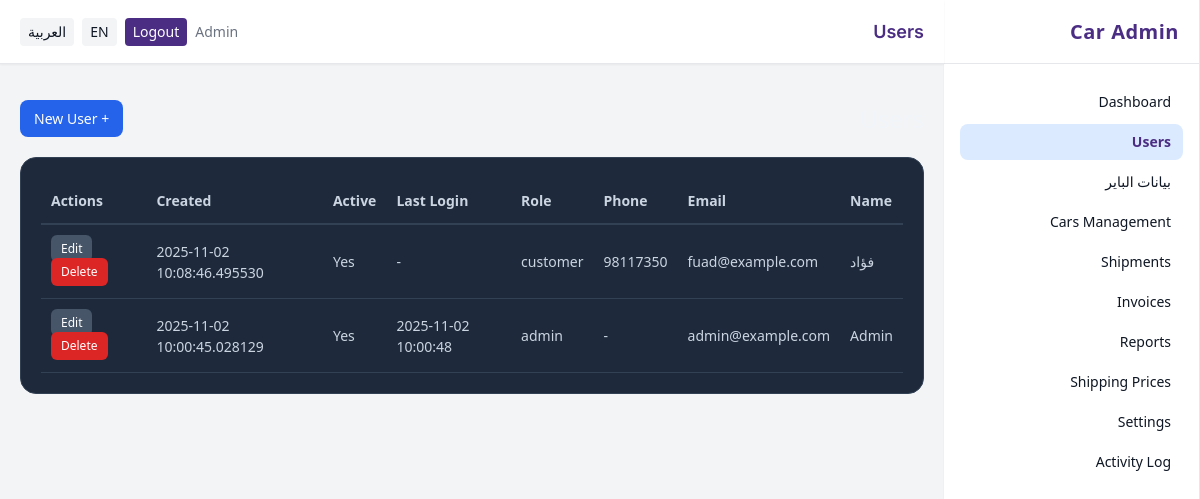
Page /admin/users (signed in) on the committed database.
### app/models.py (models this page shows, shortened)
class User(db.Model, UserMixin):
    __tablename__ = "users"
    id = db.Column(db.Integer, primary_key=True)
    name = db.Column(db.String(150))
    email = db.Column(db.String(180), unique=True, index=True)
    phone = db.Column(db.String(50))
    password_hash = db.Column(db.String(200))
    role_id = db.Column(db.Integer, db.ForeignKey("roles.id"))
    active = db.Column(db.Boolean, default=True)
    created_at = db.Column(db.DateTime, default=datetime.utcnow)
    last_login_at = db.Column(db.DateTime)
    role = db.relationship("Role")
    @property
    def is_active(self):
        return bool(self.active)

class Role(db.Model):
    __tablename__ = "roles"
    id = db.Column(db.Integer, primary_key=True)
    name = db.Column(db.String(50), unique=True, nullable=False)

### app/blueprints/admin/routes.py (the view)
@admin_bp.route("/users")
@role_required("admin")
def users_list():
    q = db.session.query(User)
    role = request.args.get("role")
    active = request.args.get("active")
    if role:
        q = q.join(Role, isouter=True).filter(Role.name == role)
    if active in ("true", "false"):
        q = q.filter(User.active.is_(active == "true"))
    users = q.order_by(User.created_at.desc()).all()
    return render_template("admin/users.html", users=users)

### app/security.py (called while the page is built)
def _canonicalize_role(role_name: str | None) -> str | None:
    if not role_name:
        return None
    name = role_name.strip().lower()
    synonyms = {
        "staff": "employee",
        "employees": "employee",
    }
    return synonyms.get(name, name)

def role_required(*allowed_roles: str) -> Callable:
    normalized_allowed = {
        r for r in (_canonicalize_role(r) for r in allowed_roles) if r is not None
    }
    def decorator(view_func: Callable) -> Callable:
        @wraps(view_func)
        @login_required
        def wrapper(*args, **kwargs):
            user_role = getattr(getattr(current_user, "role", None), "name", None)
            user_role_norm = _canonicalize_role(user_role)
            if not user_role_norm or user_role_norm not in normalized_allowed:
                abort(403)
            return view_func(*args, **kwargs)
        return wrapper
    return decorator

### app/templates/admin/users.html (shortened to what this page needs)
{% extends "base_admin.html" %}
{% block header %}{{ _('Users') }}{% endblock %}
{% block content %}
<div class="users-header">
  <h1>{{ _('Users') }}</h1>
  <a href="{{ url_for('admin.users_new') }}" class="btn-new-user">+ {{ _('New User') }}</a>
</div>
<div class="users-container">
  <table class="users-table">
    <thead>
      <tr>
        <th>{{ _('Name') }}</th>
        <th>{{ _('Email') }}</th>
        <th>{{ _('Phone') }}</th>
        <th>{{ _('Role') }}</th>
        <th>{{ _('Last Login') }}</th>
        <th>{{ _('Active') }}</th>
        <th>{{ _('Created') }}</th>
        <th>{{ _('Actions') }}</th>
      </tr>
    </thead>
    <tbody>
      {% for u in users %}
      <tr>
        <td>{{ u.name }}</td>
        <td>{{ u.email }}</td>
        <td>{{ u.phone or '-' }}</td>
        <td>{{ u.role.name if u.role else '-' }}</td>
        <td>{{ u.last_login_at or '-' }}</td>
        <td>{{ _('Yes') if u.active else _('No') }}</td>
        <td>{{ u.created_at }}</td>
        <td>
          <a href="{{ url_for('admin.users_edit', user_id=u.id) }}" class="btn-edit">{{ _('Edit') }}</a>
          <form action="{{ url_for('admin.users_delete', user_id=u.id) }}" method="post" style="display:inline" onsubmit="return confirm('{{ _('Delete user?') }}');">
            <button type="submit" class="btn-delete">{{ _('Delete') }}</button>
          </form>
        </td>
      </tr>
      {% else %}
      <tr>
        <td colspan="8" class="no-users">{{ _('No users found') }}</td>
      </tr>
      {% endfor %}
    </tbody>
  </table>
</div>
{% endblock %}

### app/templates/base_admin.html (shortened to what this page needs)
<!doctype html>
<html lang="{{ g.get('lang_code', 'ar') }}" {% if g.get('lang_code', 'ar') == 'ar' %}dir="rtl"{% endif %} class="h-full bg-background">
<head>
  <script src="https://cdn.tailwindcss.com"></script>
  <link href="https://cdnjs.cloudflare.com/ajax/libs/font-awesome/6.5.0/css/all.min.css" rel="stylesheet">
</head>
<body class="h-full text-neutral text-center">
  <div class="min-h-screen flex bg-background">
    {% if current_user.is_authenticated and current_user.role and (current_user.role.name|lower) == 'admin' %}
    <aside class="w-64 hidden md:flex flex-col bg-white border-r border-gray-200 shadow-sm">
      <div class="h-16 flex items-center px-5 border-b border-gray-200">
        <div class="text-primary text-xl font-bold tracking-wide">{{ _('Car Admin') }}</div>
      </div>
      <nav class="flex-1 px-4 py-5 space-y-1 text-sm">
        <a href="{{ url_for('admin.dashboard') }}" class="flex items-center gap-3 px-3 py-2 rounded-lg hover:bg-blue-50 {% if request.endpoint=='admin.dashboard' %}bg-blue-100 text-primary font-semibold{% endif %}">{{ _('Dashboard') }}</a>
        <a href="{{ url_for('admin.users_list') }}" class="flex items-center gap-3 px-3 py-2 rounded-lg hover:bg-blue-50 {% if request.endpoint and request.endpoint.startswith('admin.users') %}bg-blue-100 text-primary font-semibold{% endif %}">{{ _('Users') }}</a>
        <a href="{{ url_for('admin.buyers_list') }}" class="flex items-center gap-3 px-3 py-2 rounded-lg hover:bg-blue-50 ">بيانات الباير</a>
        <a href="{{ url_for('ops.dashboard') }}" class="flex items-center gap-3 px-3 py-2 rounded-lg hover:bg-blue-50">{{ _('Cars Management') }}</a>
        <a href="{{ url_for('ops.dashboard') }}" class="flex items-center gap-3 px-3 py-2 rounded-lg hover:bg-blue-50">{{ _('Shipments') }}</a>
        <a href="{{ url_for('acct.dashboard') }}" class="flex items-center gap-3 px-3 py-2 rounded-lg hover:bg-blue-50">{{ _('Invoices') }}</a>
        <a href="{{ url_for('admin.reports') }}" class="flex items-center gap-3 px-3 py-2 rounded-lg hover:bg-blue-50 ">{{ _('Reports') }}</a>
        <a href="{{ url_for('admin.shipping_prices_list') }}" class="flex items-center gap-3 px-3 py-2 rounded-lg hover:bg-blue-50 ">{{ _('Shipping Prices') }}</a>
        <a href="{{ url_for('admin.settings') }}" class="flex items-center gap-3 px-3 py-2 rounded-lg hover:bg-blue-50 {% if request.endpoint=='admin.settings' %}bg-blue-100 text-primary font-semibold{% endif %}">{{ _('Settings') }}</a>
        <a href="{{ url_for('admin.activity_log') }}" class="flex items-center gap-3 px-3 py-2 rounded-lg hover:bg-blue-50 ">{{ _('Activity Log') }}</a>
      </nav>
    </aside>
    {% endif %}
    <div class="flex-1 flex flex-col min-w-0">
      <header class="h-16 flex items-center justify-between px-5 bg-white border-b border-gray-200 shadow-sm">
        <div class="text-lg font-semibold text-primary font-heading">{% block header %}{% endblock %}</div>
        <div class="flex items-center gap-2 text-sm">
          {% if current_user.is_authenticated %}
            <span class="text-muted">{{ current_user.name }}</span>
            <a href="{{ url_for('auth.logout') }}" class="px-2 py-1 rounded bg-primary text-white hover:opacity-90 transition">{{ _('Logout') }}</a>
          {% endif %}
          <a href="{{ request.path }}?lang=en" class="px-2 py-1 rounded bg-background hover:bg-white">EN</a>
          <a href="{{ request.path }}?lang=ar" class="px-2 py-1 rounded bg-background hover:bg-white">العربية</a>
        </div>
      </header>
      <div class="px-5 pt-4">
      </div>
      <main class="p-5">
        {% block content %}{% endblock %}
      </main>
    </div>
  </div>
</body>
</html>

### app/templates/base_admin.html (style rules this page uses)
body { font-family: ui-sans-serif, system-ui, -apple-system, Segoe UI, Roboto, Arial, sans-serif; }

### app/templates/admin/users.html (style rules this page uses)
.users-container { background-color: #1e293b; border: 1px solid #334155; border-radius: 16px; padding: 20px; overflow-x: auto; }
.users-header { display: flex; justify-content: space-between; align-items: center; margin-bottom: 20px; }
.users-header h1 { font-size: 24px; color: #f1f5f9; }
.btn-new-user { padding: 8px 14px; font-size: 14px; background-color: #2563eb; color: white; border-radius: 8px; text-decoration: none; transition: background 0.3s; }
table.users-table { width: 100%; border-collapse: collapse; color: #cbd5e1; font-size: 14px; }
table.users-table th, table.users-table td { padding: 12px 10px; text-align: left; }
table.users-table thead { border-bottom: 2px solid #334155; }
table.users-table tbody tr { border-bottom: 1px solid #334155; }
.btn-edit { padding: 5px 10px; font-size: 12px; background-color: #475569; color: white; border-radius: 6px; text-decoration: none; transition: background 0.3s; }
.btn-delete { padding: 5px 10px; font-size: 12px; background-color: #dc2626; color: white; border-radius: 6px; border: none; cursor: pointer; transition: background 0.3s; }

### rows in the picture
User: name "Admin", email "admin@example.com", phone "-", role "admin", last_login_at "2025-11-02 10:00:48", created_at "2025-11-02 10:00:45.028129"
User: name "فؤاد", email "fuad@example.com", phone "98117350", role "customer", last_login_at "-", created_at "2025-11-02 10:08:46.495530"
